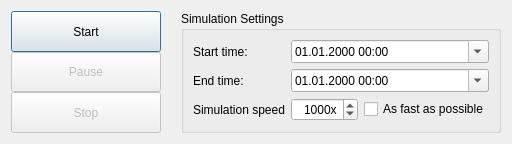
<?xml version="1.0" encoding="UTF-8"?>
<ui version="4.0">
 <class>Dialog</class>
 <widget class="QDialog" name="Dialog">
  <property name="geometry">
   <rect>
    <x>0</x>
    <y>0</y>
    <width>512</width>
    <height>140</height>
   </rect>
  </property>
  <property name="sizePolicy">
   <sizepolicy hsizetype="Fixed" vsizetype="Fixed">
    <horstretch>0</horstretch>
    <verstretch>0</verstretch>
   </sizepolicy>
  </property>
  <property name="windowTitle">
   <string>Simulation</string>
  </property>
  <property name="sizeGripEnabled">
   <bool>false</bool>
  </property>
  <layout class="QGridLayout" name="gridLayout_2">
   <property name="horizontalSpacing">
    <number>20</number>
   </property>
   <item row="0" column="0">
    <layout class="QVBoxLayout" name="verticalLayout">
     <item>
      <widget class="QPushButton" name="startButton">
       <property name="sizePolicy">
        <sizepolicy hsizetype="Minimum" vsizetype="Expanding">
         <horstretch>0</horstretch>
         <verstretch>0</verstretch>
        </sizepolicy>
       </property>
       <property name="text">
        <string>Start</string>
       </property>
      </widget>
     </item>
     <item>
      <widget class="QPushButton" name="pauseButton">
       <property name="enabled">
        <bool>false</bool>
       </property>
       <property name="sizePolicy">
        <sizepolicy hsizetype="Minimum" vsizetype="Expanding">
         <horstretch>0</horstretch>
         <verstretch>0</verstretch>
        </sizepolicy>
       </property>
       <property name="text">
        <string>Pause</string>
       </property>
      </widget>
     </item>
     <item>
      <widget class="QPushButton" name="stopButton">
       <property name="enabled">
        <bool>false</bool>
       </property>
       <property name="sizePolicy">
        <sizepolicy hsizetype="Minimum" vsizetype="Expanding">
         <horstretch>0</horstretch>
         <verstretch>0</verstretch>
        </sizepolicy>
       </property>
       <property name="text">
        <string>Stop</string>
       </property>
      </widget>
     </item>
    </layout>
   </item>
   <item row="0" column="1">
    <widget class="QGroupBox" name="settingsBox">
     <property name="title">
      <string>Simulation Settings</string>
     </property>
     <layout class="QGridLayout" name="gridLayout">
      <item row="2" column="1">
       <widget class="QSpinBox" name="speedSpinBox">
        <property name="maximumSize">
         <size>
          <width>70</width>
          <height>16777215</height>
         </size>
        </property>
        <property name="alignment">
         <set>Qt::AlignRight|Qt::AlignTrailing|Qt::AlignVCenter</set>
        </property>
        <property name="suffix">
         <string>x</string>
        </property>
        <property name="minimum">
         <number>1</number>
        </property>
        <property name="maximum">
         <number>10000</number>
        </property>
        <property name="singleStep">
         <number>10</number>
        </property>
        <property name="value">
         <number>1000</number>
        </property>
       </widget>
      </item>
      <item row="0" column="0">
       <widget class="QLabel" name="startTimeTitleLabel">
        <property name="text">
         <string>Start time:</string>
        </property>
       </widget>
      </item>
      <item row="1" column="0">
       <widget class="QLabel" name="endTimeTitleLabel">
        <property name="text">
         <string>End time:</string>
        </property>
       </widget>
      </item>
      <item row="2" column="0">
       <widget class="QLabel" name="label">
        <property name="text">
         <string>Simulation speed</string>
        </property>
       </widget>
      </item>
      <item row="2" column="2">
       <widget class="QCheckBox" name="afapCheckBox">
        <property name="text">
         <string>As fast as possible</string>
        </property>
       </widget>
      </item>
      <item row="0" column="1" colspan="2">
       <widget class="QDateTimeEdit" name="startTimeEdit">
        <property name="displayFormat">
         <string>dd.MM.yyyy HH:mm</string>
        </property>
        <property name="calendarPopup">
         <bool>true</bool>
        </property>
       </widget>
      </item>
      <item row="1" column="1" colspan="2">
       <widget class="QDateTimeEdit" name="endTimeEdit">
        <property name="displayFormat">
         <string>dd.MM.yyyy HH:mm</string>
        </property>
        <property name="calendarPopup">
         <bool>true</bool>
        </property>
       </widget>
      </item>
     </layout>
    </widget>
   </item>
  </layout>
 </widget>
 <resources/>
 <connections/>
</ui>
